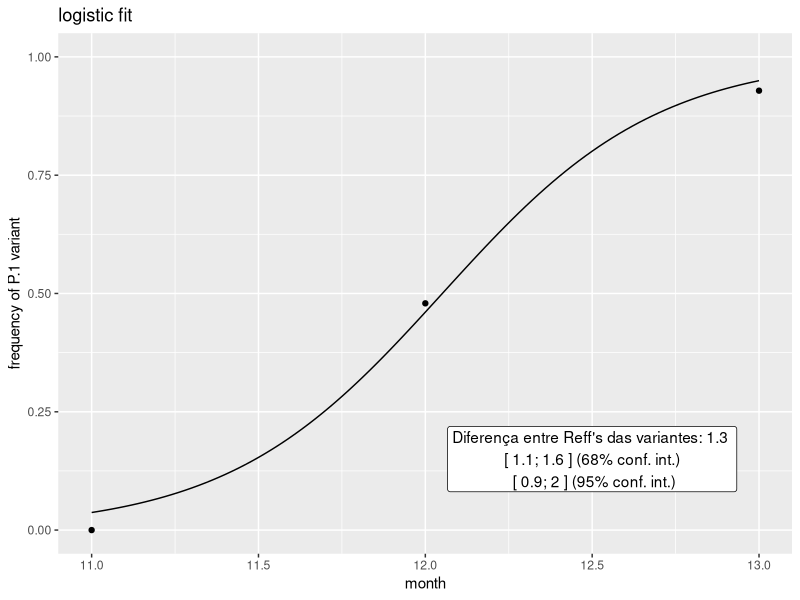
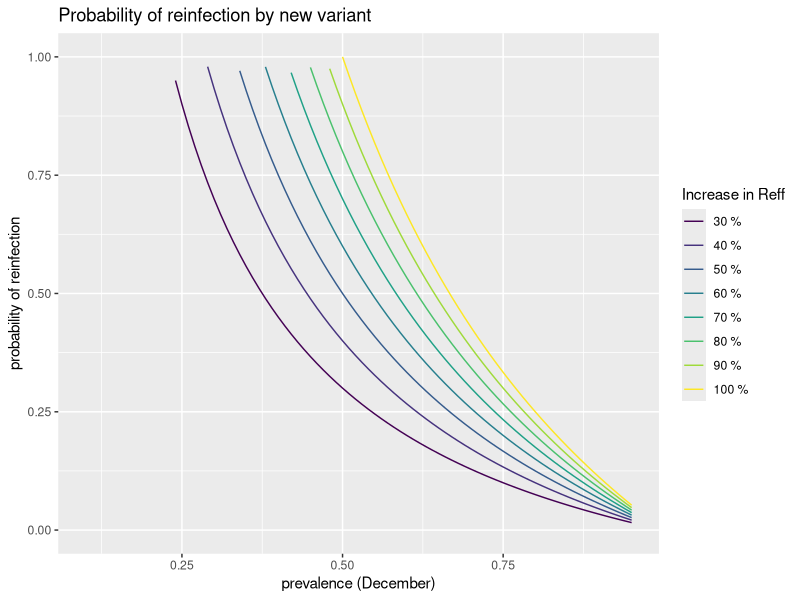

The R script that drew these images, in order:
library(ggplot2)
library(viridis)

## dados de google mobility:
# https://datastudio.google.com/u/0/reporting/a529e043-e2b9-4e6f-86c6-ec99a5d7b9a4/page/yY2MB?s=ho2bve3abdM

# dados obtidos por inspeção visual! 2021-02-05
# http://www.genomahcov.fiocruz.br/presenca-das-linhagens-por-estado/
d = data.frame(t=11:13,
               P1 = c(0, 46, 39),
               outras = c(24, 50, 3))
d$freq = d$P1 / (d$P1 + d$outras)
model = glm(cbind(P1, outras) ~ t, data = d, family = "binomial")
#summary(model)

# dados da nota técnica
# http://www.genomahcov.fiocruz.br/wp-content/uploads/2021/02/NOTA-TEECNICA-CONJUNTA-No-09.2021.FVS-AM-X-ILMD.FICRUZ-AM-28.01.2021-.pdf
d2 = data.frame(t=11:13,
               P1 = c(0, 28, 32),
               outras = c(24, 27, 3))
d2$freq = d2$P1 / (d2$P1 + d2$outras)
model2 = glm(cbind(P1, outras) ~ t, data = d2, family = "binomial")

p <- ggplot(d) +
    geom_point(aes(x=t, y=freq)) +
    stat_function(fun = function(t) 1/(1+exp(-model$coefficients[2]*t - model$coefficients[1]))) +
    #geom_point(data=d2, aes(x=t, y=freq)) +
    #stat_function(fun = function(t) 1/(1+exp(-model2$coefficients[2]*t - model2$coefficients[1]))) +
    ylim(0, 1) +
    labs(title = "logistic fit", x = "month", y = "frequency of P.1 variant") +
    annotate("label", x = 12.5, y = 0.15, label =
             paste("Diferença entre Reff's das variantes:", round(13 * model$coefficients[2] / 30, 1),
             "\n [", paste(round(13 * confint(model, level=0.68)["t",] / 30, 1), collapse = "; "), "] (68% conf. int.)",
             "\n [", paste(round(13 * confint(model, level=0.95)["t",] / 30, 1), collapse = "; "), "] (95% conf. int.)"))

#lines(tt, 1/(1+exp(-model$coefficients[2]*tt - model$coefficients[1])))

print("Diferença de Reff's entre variantes:")
print(13 * confint(model, level=0.8)["t",] / 30)


## calculo prob. de reinfecção pela 2a variante

prob_reinfec <- function(prevalencia, inc_Reff){
    S = 1 - prevalencia
    (S * inc_Reff - S) / prevalencia
}

ii = seq(0.3, 1., by = 0.1)
x <- seq(0.1, 0.95, by = 0.01)
fun.data <- list()
for (i in ii)
    fun.data[[paste0(100 * i, " %")]] <- data.frame(x=x, y=prob_reinfec(x, 1+i))
fun.data <- plyr::ldply(fun.data, .id="incR")
p_reinf <- ggplot(fun.data) +
    geom_line(aes(x=x, y=y, col=incR)) +
    xlim(0.1, 0.95) +
    ylim(0, 1.) +
    scale_color_manual(name = "Increase in Reff",
                       values = viridis(length(ii)), # Color specification
                       labels = paste(100 * ii, "%")) +
    labs(x = "prevalence (December)", y = "probability of reinfection",
         title = "Probability of reinfection by new variant")


## "média ponderada" das taxas de crescimento

Reff.pond <- function(gama, freq.P1, R.orig, R.P1, R.window) {
    1 + 1/gama * log((1-freq.P1) * exp(gama * (R.orig - 1) * R.window) + freq.P1 * exp(gama * (R.P1-1) * R.window)) / R.window
}

Reff.pond(gama = 30 / 13,
          freq.P1 = 0.5,
          R.orig = 0.9,
          R.P1 = 2.0,
          R.window = 7/30)


